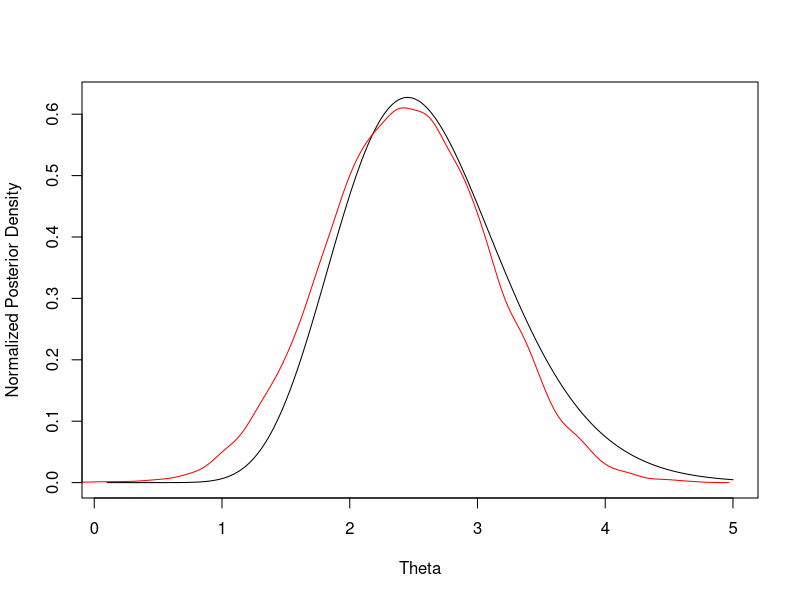

This figure's R source: (Note: this script raises an error after producing the figure.)
####1(d)####
#Function for log posterior distribution of θ as the sum
# of the log likelihood and the log prior distribution of θ
logPostFn <- function(theta){
  x <- c(0.7, 1.1, 0.9, 1.5)
  n <- length(x)
  logLikelihood <- 3*n*log(theta) - theta*sum(1/x) 
  logPrior <- 3*log(theta) - 2*theta
  return(exp(logLikelihood + logPrior))
}

thetas <- seq(0.1, 5, 0.01)

#Calculating the normalizing constant for given unknown distribution
norm_const <- integrate(logPostFn, lower = min(thetas), upper = max(thetas))

#Getting the normalized pdf
norm_pos_pdf <- logPostFn(thetas)/norm_const$value

plot(thetas, norm_pos_pdf, type = 'l', xlab = 'Theta'
     ,ylab = 'Normalized Posterior Density')

####1(e)####
logPostFn <- function(theta){
  x <- c(0.7, 1.1, 0.9, 1.5)
  n <- length(x)
  logLikelihood <- 3*n*log(theta) - theta*sum(1/x) 
  logPrior <- 3*log(theta) - 2*theta
  return(logLikelihood + logPrior)
}

initVal <- 0.1
OptimRes <- optim(initVal,
                  logPostFn,
                  gr=NULL,
                  lower=0.1,
                  method=c("L-BFGS-B"),
                  control=list(fnscale=-1),#Maximize log posterior
                  hessian=TRUE)#Returns the hessian
postMode <- OptimRes$par
postSamples <- rnorm(n = 10000, mean = postMode, 
                     sd = sqrt(solve(-OptimRes$hessian)))
lines(density(postSamples), col = 'red')


####2(a)####
#Simulate 20000 draws from the joint posterior
#Prior
mu_0 <- c(0,0,0)
Sigma_0 <- 10^2 * diag(3)

betaSamples <-  as.data.frame((BayesLogitReg(y, X, mu_0, Sigma_0, 20000))$betaSample)
colnames(betaSamples) <- c('beta0', 'beta1', 'beta2')

#Compute a 95% equal tail credible interval for β1 and interpret it.
hist(betaSamples$beta1)
quantile(betaSamples$beta1, probs = c(0.025,0.975))
#0.01336806 0.18295450 

####2(b)####
#Compute the joint posterior probability that both β1 > 0 and β2 > 0
nrow(betaSamples[(betaSamples$beta1>0) &
              (betaSamples$beta2>0),])/nrow(betaSamples)#0.91545

####2(c)####
newX <- matrix(data = c(1, 5, 1), ncol = 3)
betaSamples <- as.matrix(betaSamples)
linPred <- betaSamples%*%t(newX)
#Post prob that bridge i needs to be repaired within the next 5 years
postProb1 <- exp(linPred)/(1+exp(linPred))
#Post prob that bridge i need not be repaired within the next 5 years
postProb0 <- as.vector((1-postProb1)/postProb1)
hist(postProb0)
newX <- as.data.frame(cbind(X, postDistr))
newX <- newX[newX$x2 == 1,]
plot(x = newX$x1, y = newX$postDistr, xlab = "Bridge age",
     ylab = "Post Distribution")

####2(d)####
x1 <- seq(min(X[,2]), max(X[,2]), by = 0.1)
const <- rep(1, length(x1))
x2 <- rep(0, length(x1))
newX <- as.matrix(data.frame(const = const, x1 = x1, x2 = x2))

linPred <- betaSamples%*%t(newX)
postProb <- exp(linPred)/(1+exp(linPred))
postProbInt <- apply(postProb, 2, function(x) quantile(x, c(0.025, 0.975)))
plot(x = x1, y = postProbInt[2,], type = 'l', col = 'blue')
y_min <- min(postProbInt)
y_max <- max(postProbInt)
ylim <- c(y_min, y_max)
plot(x = x1, y = postProbInt[1,], type = 'l', col = 'blue', ylim = ylim)
lines(x = x1, y = postProbInt[2,], col = 'red')

####2(e)####
newX <- matrix(data = c(1, 40, 1), ncol = 3)
linPred <- betaSamples%*%t(newX)
postProb <- as.vector(exp(linPred)/(1+exp(linPred)))
hist(postProb)
mean(postProb > 0.5)#0.1527


####3(c)####